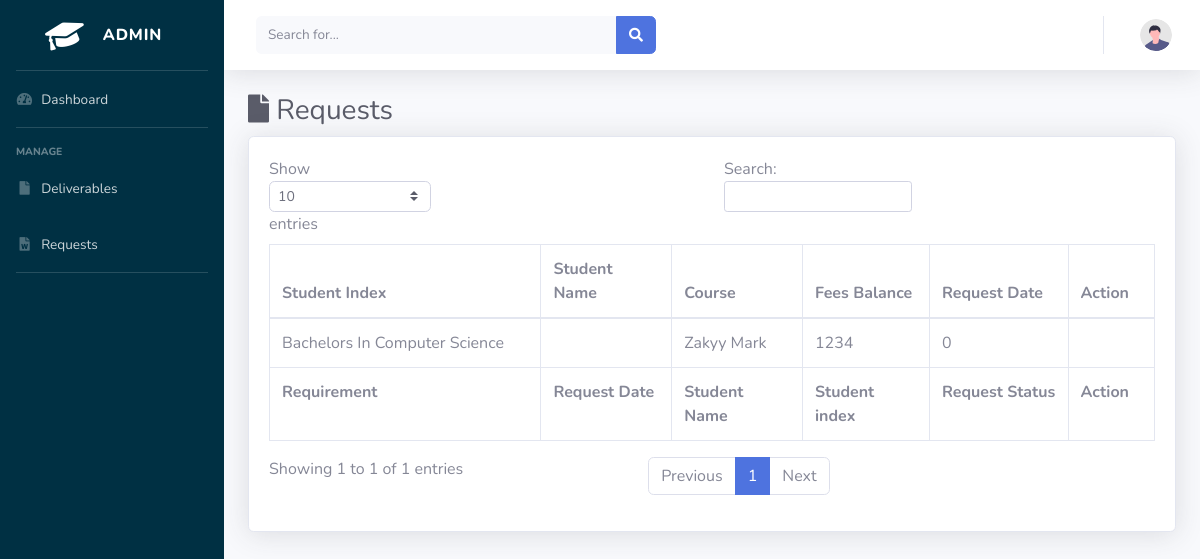
Page /user/fees.php (signed in) on the earlier database version.
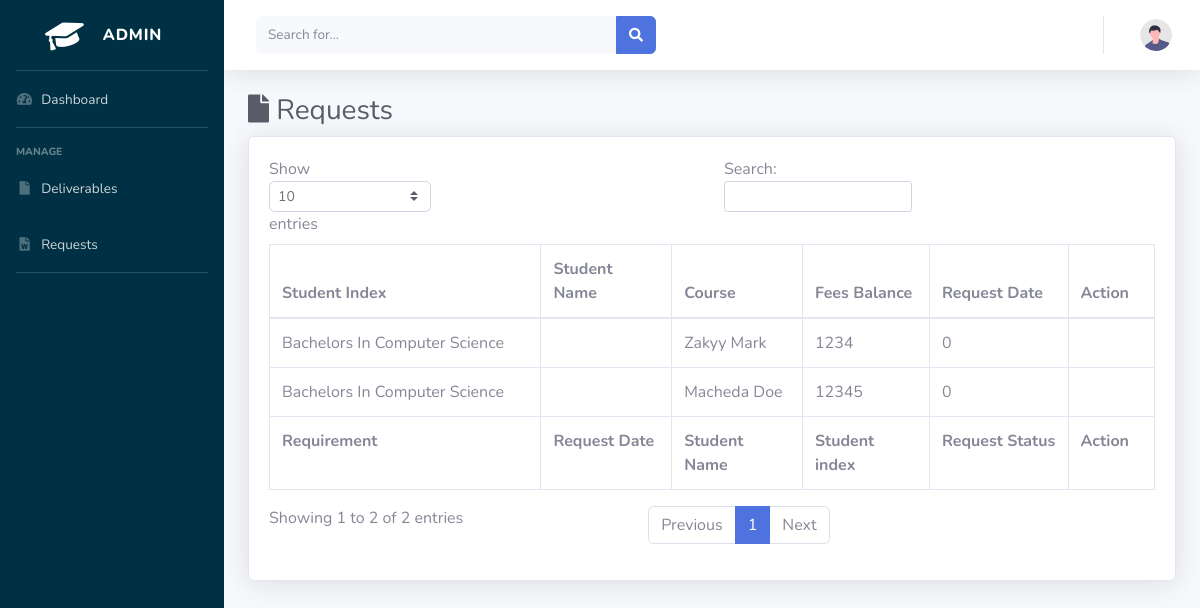
Same page on the later database version.
### tables this page shows
CREATE TABLE `tbl_fees_balance` (
  `account_id` int(10) NOT NULL,
  `student_id` int(10) NOT NULL,
  `first_year` float DEFAULT NULL,
  `second_year` float DEFAULT NULL,
  `third_year` float DEFAULT NULL,
  `fourth_year` float DEFAULT NULL
);

CREATE TABLE `tbl_course` (
  `course_id` int(11) NOT NULL,
  `course_code` varchar(15) NOT NULL,
  `course_description` varchar(200) NOT NULL
);

CREATE TABLE `tbl_student` (
  `student_id` int(11) NOT NULL,
  `student_id_number` varchar(15) NOT NULL,
  `last_name` varchar(30) NOT NULL,
  `first_name` varchar(30) NOT NULL,
  `course_id` int(11) NOT NULL,
  `year_level` int(1) NOT NULL,
  `contact` varchar(15) NOT NULL,
  `email_address` varchar(50) NOT NULL,
  `username` varchar(30) NOT NULL,
  `password` text NOT NULL,
  `account_status` int(1) NOT NULL
);

### user/fees.php (the view, shortened to what the changed rows need)
<?php session_start();
include('../shared/connection.php');
?>
<?php
$department_id=$_SESSION['department'];
$query = mysqli_query($con, "SELECT * FROM tbl_department WHERE
    department_id='$department_id'");
    $row = mysqli_fetch_assoc($query);
    $department_name = $row['department_name']
?>
<!DOCTYPE html>
<html lang="en">
<head>
    <link href="../assets/vendor/fontawesome-free/css/all.min.css" rel="stylesheet" type="text/css">
    <link href="../assets/css/sb-admin-2.min.css" rel="stylesheet">
</head>
<body id="page-top">
    <div id="wrapper" style="background-color: #003043">
        <div id="content-wrapper" class="d-flex flex-column">
            <div id="content">
                <div class="container-fluid">
                    <h1 class="h3 mb-2 text-gray-800"><i class="fas fa-file"></i><?php echo($department_name)?>  Requests</h1>
                    <div class="card shadow mb-4">
                        <div class="card-body">
                            <div class="table-responsive">
                                <table class="table table-bordered" id="dataTable" width="100%" cellspacing="0">
                                    <thead>
                                        <tr>
                                            <th>Student Index</th>
                                            <th>Student Name</th>
                                            <th>Course</th>
                                            <th>Fees Balance</th>
                                            <th>Request Date</th>
                                            <th>Action</th>
                                        </tr>
                                    </thead>
                                    <tfoot>
                                        <tr>
                                            <th>Requirement</th>
                                            <th>Request Date</th>
                                            <th>Student Name</th>
                                            <th>Student index</th>
                                            <th>Request Status</th>
                                            <th>Action</th>
                                        </tr>
                                    </tfoot>
                                    <tbody>
                                        <?php
                                        $sql="SELECT * FROM tbl_fees_balance";
                                        $records=mysqli_query($con,$sql);
                                        while($row=mysqli_fetch_assoc($records)){
                                        $year_1 = $row['first_year'];
                                        $year_2 = $row['first_year'];
                                        $year_3 = $row['first_year'];
                                        $year_4 = $row['first_year'];
                                        $balance = $year_1+ $year_2 + $year_3 + $year_4;
                                        $student_id = $row['student_id'];
                                        $sql1="SELECT * FROM tbl_student WHERE student_id=$student_id ";
                                        $student_records=mysqli_query($con,$sql1);
                                        $student=mysqli_fetch_assoc($student_records);
                                        $course = $student['course_id'];
                                        $sql2="SELECT * FROM tbl_course WHERE course_id=$course";
                                        $course_records=mysqli_query($con,$sql2);
                                        $course=mysqli_fetch_assoc($course_records);
                                        echo "<tr>
                                            <td>";
                                        echo ""." ".$course['course_description']." ".""."";
                                        echo"
                                            </td>
                                            <td>";
                                        echo"
                                            </td>
                                            <td>";
                                            echo ""." ".$student['first_name']." ".""."";
                                            echo ""." ".$student['last_name']." ".""."";
                                            echo"
                                            </td>
                                             <td>";
                                             echo ""." ".$student['student_id_number']." ".""."";
                                            echo"
                                            </td>
                                            <td>";
                                                echo "$balance";
                                            echo'
                                            </td>
                                            <td>';
                                        echo'
                                            </td>';
                                        }
                                        ?>
                                    </tbody>
                                </table>
                            </div>
                        </div>
                    </div>
                </div>
            </div>
        </div>
    </div>
</body>
</html>

Differences in the rows shown:
added tbl_fees_balance: tbl_course.course_description "Bachelors In Computer Science", student.first_name "Macheda", student.last_name "Doe", student.student_id_number "12345", first_year "0"
Other differences:
text written by a page script: "Show entries Search: Showing 1 to 1 of 1 entries Previous 1 Next" → "Show entries Search: Showing 1 to 2 of 2 entries Previous 1 Next"
